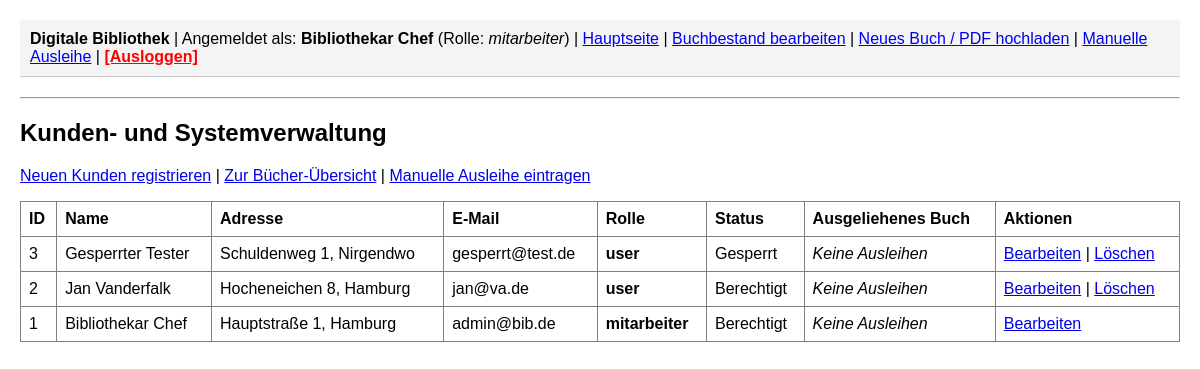
The app's page / (signed in) with its own data.
### tables this page shows
CREATE TABLE nutzer (
        id INTEGER PRIMARY KEY AUTOINCREMENT,
        name TEXT NOT NULL,
        adresse TEXT NOT NULL,
        email TEXT UNIQUE NOT NULL,
        passwort TEXT NOT NULL,
        rolle TEXT NOT NULL DEFAULT 'user',
        ist_aktiv INTEGER DEFAULT 0,
        bestaetigungstoken TEXT DEFAULT NULL,
        angelegt_am DATETIME DEFAULT CURRENT_TIMESTAMP,
        aktualisiert_am DATETIME DEFAULT CURRENT_TIMESTAMP
    );

### index.php (the view, shortened to what this page needs)
<?php
include_once 'db.php';
$rolle = $_SESSION['rolle'];
$aktueller_nutzer_id = $_SESSION['nutzer_id'];
try {
    if ($rolle === 'mitarbeiter') {
        $sql = "SELECT nutzer.*, ausleihen.id AS ausleihe_id, buecher.titel AS buch_titel
                FROM nutzer
                LEFT JOIN ausleihen ON nutzer.id = ausleihen.nutzer_id
                LEFT JOIN buecher ON ausleihen.buch_id = buecher.id
                ORDER BY nutzer.id DESC";
        $query = $db->query($sql);
        $daten = $query->fetchAll(PDO::FETCH_ASSOC);
    }
} catch (PDOException $e) {
    $daten = [];
    $meine_ausleihen = [];
    $meldung = "Fehler beim Laden: " . htmlspecialchars($e->getMessage());
}
?>
<!DOCTYPE html>
<html lang="de">
<head>
</head>
<body>
    <?php include_once 'navbar.php'; ?>
    <div class="container">
        <?php if ($rolle === 'mitarbeiter'): ?>
            <h2>Kunden- und Systemverwaltung</h2>
            <p>
                <a href="kunde_anlegen.php">Neuen Kunden registrieren</a> |
                <a href="buch_uebersicht.php">Zur Bücher-Übersicht</a> |
                <a href="ausleihen.php">Manuelle Ausleihe eintragen</a>
            </p>
            <table border="1" cellpadding="8" cellspacing="0">
                <thead>
                    <tr>
                        <th>ID</th>
                        <th>Name</th>
                        <th>Adresse</th>
                        <th>E-Mail</th>
                        <th>Rolle</th>
                        <th>Status</th>
                        <th>Ausgeliehenes Buch</th>
                        <th>Aktionen</th>
                    </tr>
                </thead>
                <tbody>
                    <?php if (empty($daten)): ?>
                        <tr>
                            <td colspan="8">Keine Nutzer im System.</td>
                        </tr>
                    <?php else: ?>
                        <?php foreach ($daten as $n): ?>
                            <tr>
                                <td><?= htmlspecialchars($n['id']) ?></td>
                                <td><?= htmlspecialchars($n['name']) ?></td>
                                <td><?= htmlspecialchars($n['adresse']) ?></td>
                                <td><?= htmlspecialchars($n['email']) ?></td>
                                <td><strong><?= htmlspecialchars($n['rolle']) ?></strong></td>
                                <td>
                                    <?= ($n['ist_aktiv'] == 1) ? 'Berechtigt' : 'Gesperrt' ?>
                                </td>
                                <td>
                                    <?php if (!empty($n['buch_titel'])): ?>
                                        <?= htmlspecialchars($n['buch_titel']) ?><br>
                                        <a href="rueckgabe.php?id=<?= $n['ausleihe_id'] ?>"
                                            onclick="return confirm('Buch zurückgeben?');">[Zurückgeben]</a>
                                    <?php else: ?>
                                        <em>Keine Ausleihen</em>
                                    <?php endif; ?>
                                </td>
                                <td>
                                    <a href="kunde_bearbeiten.php?id=<?= $n['id'] ?>">Bearbeiten</a>
                                    <?php if ($n['id'] != $aktueller_nutzer_id): ?>
                                        | <a href="index.php?delete_id=<?= $n['id'] ?>"
                                            onclick="return confirm('Wirklich löschen?');">Löschen</a>
                                    <?php endif; ?>
                                </td>
                            </tr>
                        <?php endforeach; ?>
                    <?php endif; ?>
                </tbody>
            </table>
        <?php endif; ?>
    </div>
</body>
</html>

### navbar.php (shortened to what this page needs)
<div style="background-color: #f4f4f4; padding: 10px; margin-bottom: 20px; border-bottom: 1px solid #ccc; font-family: sans-serif;">
    <strong>Digitale Bibliothek</strong> |
    <?php if (isset($_SESSION['nutzer_id'])): ?>
        <span>Angemeldet als: <strong><?= htmlspecialchars($_SESSION['nutzer_name']) ?></strong> (Rolle: <em><?= htmlspecialchars($_SESSION['rolle']) ?></em>)</span>
        | <a href="index.php">Hauptseite</a>
        <?php if ($_SESSION['rolle'] === 'mitarbeiter'): ?>
            | <a href="buch_uebersicht.php">Buchbestand bearbeiten</a>
            | <a href="buch_anlegen.php">Neues Buch / PDF hochladen</a>
            | <a href="ausleihen.php">Manuelle Ausleihe</a>
        <?php endif; ?>
        | <a href="logout.php" style="color: red; font-weight: bold;">[Ausloggen]</a>
    <?php else: ?>
        <a href="login.php">Einloggen</a>
    <?php endif; ?>
</div>
<hr>

### index.php (style rules this page uses)
body { font-family: Arial, Helvetica, sans-serif; background-color: #ffffff; color: #000000; margin: 20px; padding: 0; }
.container { max-width: 1200px; margin: 0 auto; }
table { width: 100%; border-collapse: collapse; margin-top: 10px; margin-bottom: 30px; }
th, td { text-align: left; padding: 8px; }

### records on screen
nutzer: id "3", name "Gesperrter Tester", adresse "Schuldenweg 1, Nirgendwo", email "gesperrt@test.de", rolle "user", ist_aktiv "Gesperrt"
nutzer: id "2", name "Jan Vanderfalk", adresse "Hocheneichen 8, Hamburg", email "jan@va.de", rolle "user", ist_aktiv "Berechtigt"
nutzer: id "1", name "Bibliothekar Chef", adresse "Hauptstraße 1, Hamburg", email "admin@bib.de", rolle "mitarbeiter", ist_aktiv "Berechtigt"

### other values on screen
$_SESSION['nutzer_name'] "Bibliothekar Chef"
$_SESSION['rolle'] "mitarbeiter"
